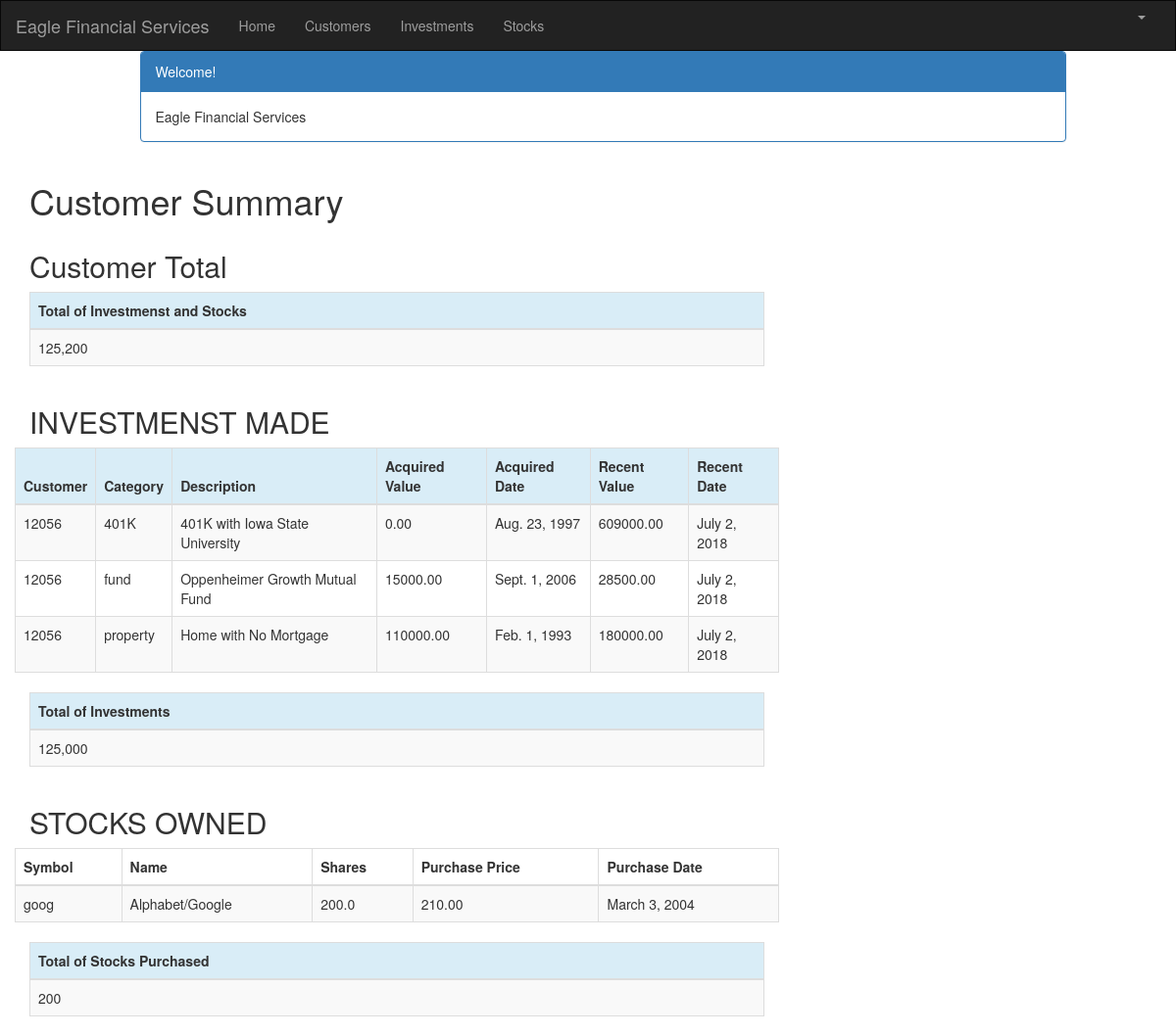
The app's page /customer/5/summary/ (signed in) with its own data.
### portfolio/models.py (models this page shows, shortened)
class Investment(models.Model):
    customer = models.ForeignKey(Customer, on_delete=models.CASCADE, related_name='investments')
    category = models.CharField(max_length=50)
    description = models.CharField(max_length=200)
    acquired_value = models.DecimalField(max_digits=10, decimal_places=2)
    acquired_date = models.DateField(default=timezone.now)
    recent_value = models.DecimalField(max_digits=10, decimal_places=2)
    recent_date = models.DateField(default=timezone.now, blank=True, null=True)

class Customer(models.Model):
    name = models.CharField(max_length=50)
    address = models.CharField(max_length=200)
    cust_number = models.IntegerField(blank=False, null=False)
    city = models.CharField(max_length=50)
    state = models.CharField(max_length=50)
    zipcode = models.CharField(max_length=10)
    email = models.EmailField(max_length=200)
    cell_phone = models.CharField(max_length=50)
    created_date = models.DateTimeField(
        default=timezone.now)
    updated_date = models.DateTimeField(auto_now_add=True)
    def __str__(self):
        return str(self.cust_number)

class Stock(models.Model):
    customer = models.ForeignKey(Customer, on_delete=models.CASCADE, related_name='stocks')
    symbol = models.CharField(max_length=10)
    name = models.CharField(max_length=50)
    shares = models.DecimalField (max_digits=10, decimal_places=1)
    purchase_price = models.DecimalField(max_digits=10, decimal_places=2)
    purchase_date = models.DateField(default=timezone.now, blank=True, null=True)

### portfolio/views.py (the view)
# urls.py: path('customer/<int:pk>/summary/', views.summary, name='summary'),
@login_required
def summary(request, pk):
    customer = get_object_or_404(Customer, pk=pk)
    customers = Customer.objects.filter(created_date__lte=timezone.now())
    investments = Investment.objects.filter(customer=pk)
    stocks = Stock.objects.filter(customer=pk)
    sum_investment = Investment.objects.filter(customer=pk).aggregate(Sum('acquired_value'))
    sum_stocks = Stock.objects.filter(customer=pk).aggregate(Sum('shares'))
    return render(request, 'portfolio/summary.html',{'investments': investments, 'customer': customer,
                                                        'stocks': stocks,
                                                            'sum_investment': sum_investment,
                                                                'sum_stocks': sum_stocks, })

### portfolio/templates/portfolio/summary.html (shortened to what this page needs)
<!DOCTYPE HTML PUBLIC "-//W3C//DTD HTML 4.01 Transitional//EN" "http://www.w3.org/TR/html4/loose.dtd">
{% extends 'portfolio/base.html' %}
{% block content %}
{% load mathfilters %}
{% load humanize %}
<div class="container">
    <div class="row">
        <div class="col-md-10 col-md-offset-1">
            <div class="panel panel-primary">
                <div class="panel-heading">Welcome!</div>
                <div class="panel-body">
                    Eagle Financial Services
                </div>
            </div>
        </div>
    </div>
</div>
<div class="row">
    <h1 style="padding-left: 15Px">Customer Summary</h1>
</div>
<div class="row">
        <h2 style="padding-left: 15Px">Customer Total</h2>
    </div>
 <table class="table table-striped table-bordered table-hover">
        <thead>
            <tr class="bg-info">
                <th>Total of Investmenst and Stocks </th>
            </tr>
        </thead>
        <tbody>
            <tr>
                <td> {% load l10n %}
                     {% localize on %}
                    {{sum_investment.acquired_value__sum|add:sum_stocks.shares__sum | intcomma}}</td>
                    {% endlocalize %}
            </tr>
        </tbody>
    </table>
    <div class="row">
        <h2 style="padding-left: 15Px">INVESTMENST MADE </h2>
    </div>
    <div class="row">
        <table class="table table-striped table-bordered table-hover">
            <thead>
            <tr class="bg-info">
               <th>Customer </th>
                <th>Category</th>
                <th>Description</th>
                <th>Acquired Value</th>
                <th>Acquired Date</th>
                <th>Recent Value</th>
                <th>Recent Date</th>
            </tr>
            </thead>
            <tbody>
            {% for investment in investments %}
                <tr>
                    <td>{{ investment.customer }}</td>
                    <td>{{ investment.category }}</td>
                    <td>{{ investment.description }}</td>
                    <td>{{ investment.acquired_value }}</td>
                    <td>{{ investment.acquired_date }}</td>
                    <td>{{ investment.recent_value }}</td>
                    <td>{{investment.recent_date}}</td>
                </tr>
            {% endfor %}
            </tbody>
        </table>
    </div>
        <table class="table table-striped table-bordered table-hover">
        <thead>
            <tr class="bg-info">
                <th>Total of Investments</th>
            </tr>
        </thead>
        <tbody>
            <tr>
               <td>{{ sum_investment.acquired_value__sum|intcomma }}</td>
            </tr>
        </tbody>
    </table>
 <div class="row">
        <h2 style="padding-left: 15Px">STOCKS OWNED</h2>
    </div>
    <div class="row">
        <table class="table table-striped table-bordered table-hover">
            <thead>
                <th>Symbol</th>
                <th>Name</th>
                <th>Shares</th>
                <th>Purchase Price</th>
                <th>Purchase Date</th>
            </thead>
            <tbody>
            {% for stock in stocks %}
                <tr>
                    <td>{{ stock.symbol }}</td>
                    <td>{{ stock.name }}</td>
                    <td>{{ stock.shares }}</td>
                    <td>{{ stock.purchase_price }}</td>
                    <td>{{ stock.purchase_date }}</td>
                </tr>
            {% endfor %}
            </tbody>
        </table>
    </div>
        <table class="table table-striped table-bordered table-hover">
        <thead>
            <tr class="bg-info">
                <th>Total of Stocks Purchased</th>
            </tr>
        </thead>
        <tbody>
            <tr>
                <td>{{ sum_stocks.shares__sum|intcomma }}</td>
            </tr>
        </tbody>
    </table>
</div>
{% endblock %}

### records on screen
Investment: customer "12056", category "401K", description "401K with Iowa State University", acquired_value "0.00", acquired_date "Aug. 23, 1997", recent_value "609000.00", recent_date "July 2, 2018"
Investment: customer "12056", category "fund", description "Oppenheimer Growth Mutual Fund", acquired_value "15000.00", acquired_date "Sept. 1, 2006", recent_value "28500.00", recent_date "July 2, 2018"
Investment: customer "12056", category "property", description "Home with No Mortgage", acquired_value "110000.00", acquired_date "Feb. 1, 1993", recent_value "180000.00", recent_date "July 2, 2018"
Stock: symbol "goog", name "Alphabet/Google", shares "200.0", purchase_price "210.00", purchase_date "March 3, 2004"

### other values on screen
{{ sum_investment.acquired_value__sum|intcomma }} "125,000"
{{ sum_stocks.shares__sum|intcomma }} "200"
